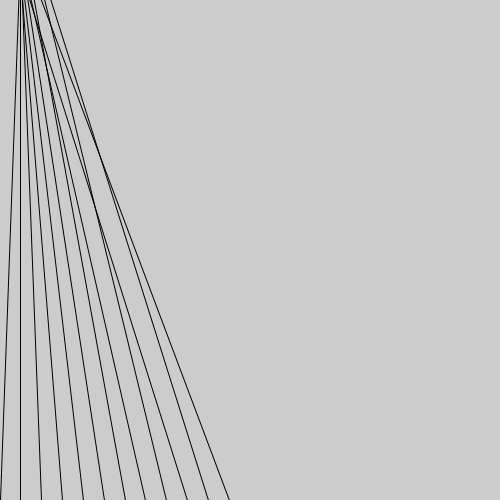
Frame 1 (no input)
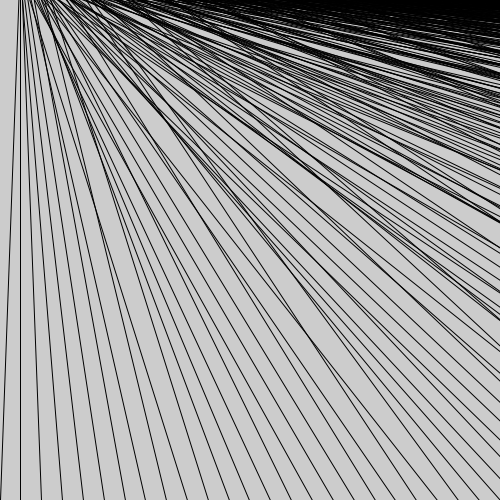
Frame 60 (the mouse pressed at the canvas centre just before this capture)
Frame 120 (the mouse held since frame 60 and released just before this capture): identical to frame 60, image omitted

The Processing sketch that drew these frames (run headless with seeded random() and noise(); from frame 60 on, the mouse is pressed at the canvas centre):

// Processing sketch: linegraph
// ── linegraph.pde
/*
this is arrays and data sets
 arrays in java are bounds checked and if you search outside of them bounds
 the programme will always crash
 
 */

void setup()
{
  size(500, 500);
  for (int i = 0; i < rainfall.length; i ++)
  {
    println(rainfall[i]);
  }// this is one way of running through an array

  for (float r : rainfall) 
  {
    println(r);
  }// this is the second and in this case r cannot be changed 
  println(sum(rainfall));
  println("the min rainfall of: " + rainfall[m] + " this was recorded in: " + months[m]);
  println("the max rainfall of: " + rainfall[n] + " this happened in: " + months[n]);
  println("the avg rainfall for th year was " + total);
  
  
  for (int i = 0; i < colors.length; i ++)
  {
    colors[i] = color(0, random(100, 255), random(100, 255));
  }
  
  
}

//float[] rainfall = new float[12]; // the new part is the same as malloc in C
float[] rainfall = {
  45, 37, 55, 27, 38, 50, 79, 48, 104, 31, 100, 58
};
String[] months = {
  "Jan", "Feb", "Mar", "Apr", "May", "Jun", "Jul", "Aug", "Sep", "Oct", "Nov", "Dec"
};
float total = 0.0f;
color[] colors = new color[rainfall.length];
int n = maxindex(rainfall);
int m = minindex(rainfall);
float x = 0;
float y = 500;
float ratio = (float)height / rainfall[n];




void lineGraph(float[]array)

{
  float point = (width / (float)array.length) / 2;
  
  for (int i = 0; i < array.length; i++)
  {
    stroke(0);
    fill(colors[i]);
    line(x, y, point, -array[i] * ratio);
    x += point;
  }
}


void draw()
{
  lineGraph(rainfall);
}
float avg(float[] aname)
{
  for (int i=0; i< months.length; i++)
  {
    total += aname[i];
  }
  return total/rainfall.length;
}

int maxindex(float[] aname)
{
  float temp = aname[0];
  int maxindex = 0;
  for (int i=0; i< months.length; i++)
  {
    if (aname[i]>temp)
    {
      temp = aname[i];
      maxindex = i;
    }
  }
  return maxindex;
}


int minindex(float[] aname)
{
  float temp = aname[0];
  int minindex = 0;
  for (int i=0; i< months.length; i++)
  {
    if (aname[i]<temp)
    {
      temp = aname[i];
      minindex = i;
    }
  }
  return minindex;
}
float sum;
float sum(float [] rain)
{
  for (int i = 0; i < rainfall.length; i++)
  {
    sum += rain[i];
  }
  return sum;
}
